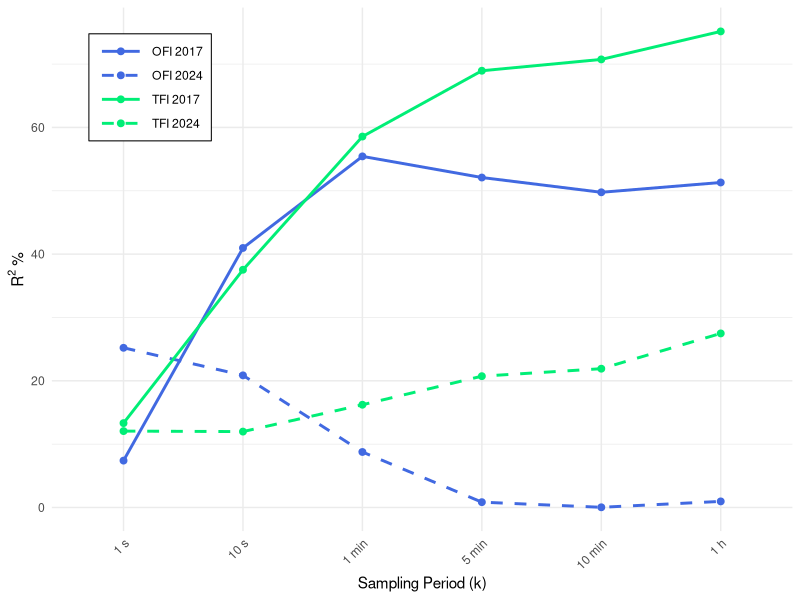
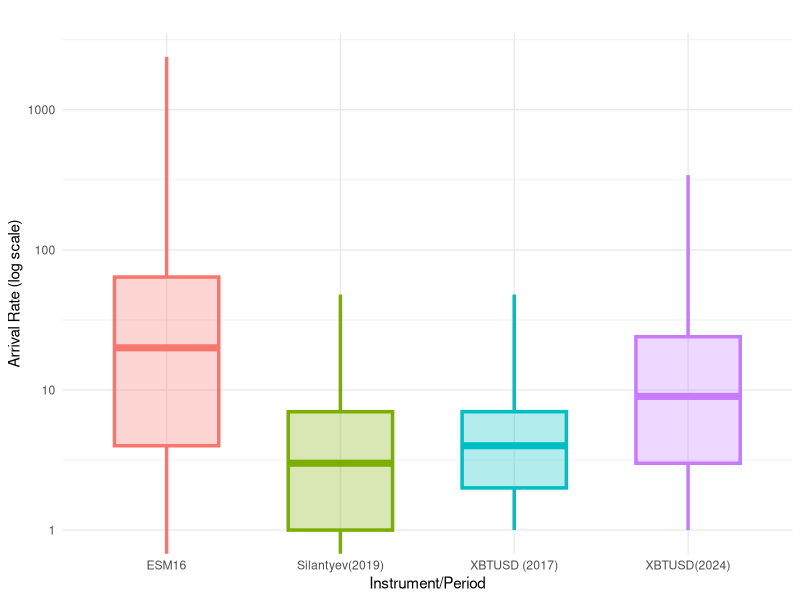

Here is the R script that generated these plots, in order:
## ---- chunk 1
# required libraries
library(ggplot2)
library(dplyr)
library(tidyr)

# data frame
k <- c('1 s', '10 s', '1 min', '5 min', '10 min', '1 h')
ofi_2017 <- c(7.40, 40.97, 55.43, 52.09, 49.76, 51.31)
ofi_2024 <- c(25.21, 20.86, 8.76, 0.84, 0.03, 0.96)
tfi_2017 <- c(13.32, 37.53, 58.56, 68.95, 70.74, 75.16)
tfi_2024 <- c(12.06, 11.98, 16.22, 20.73, 21.91, 27.48)

# Reshape data to long format for better plotting
data_long <- data.frame(
  k = factor(rep(k, 4), levels = k),
  value = c(ofi_2017, ofi_2024, tfi_2017, tfi_2024),
  type = rep(c("OFI", "OFI", "TFI", "TFI"), each = 6),
  year = rep(c("2017", "2024", "2017", "2024"), each = 6),
  group = rep(c("OFI 2017", "OFI 2024", "TFI 2017", "TFI 2024"), each = 6)
)

#  plot
ggplot(data_long, aes(x = k, y = value, group = group, color = group, linetype = group)) +
  geom_line(size = 1) +
  geom_point(size = 2) +
  scale_color_manual(
    name = NULL,
    values = c("OFI 2017" = "royalblue", "OFI 2024" = "royalblue", 
               "TFI 2017" = "springgreen2", "TFI 2024" = "springgreen2")
  ) +
  scale_linetype_manual(
    name = NULL,
    values = c("OFI 2017" = "solid", "OFI 2024" = "dashed", 
               "TFI 2017" = "solid", "TFI 2024" = "dashed")
  ) +
  labs(
    x = "Sampling Period (k)",
    y = expression("R"^2 ~ "%")
  ) +
  theme_minimal() +
  theme(
    legend.position = c(0.05, 0.95),  
    legend.justification = c(0, 1),   
    legend.direction = "vertical",
    legend.box.background = element_rect(color = "black", fill = "white"),
    legend.margin = margin(4, 6, 4, 6),
    legend.key.width = unit(1.2, "cm"),
    axis.text.x = element_text(angle = 45, hjust = 1),
    plot.title = element_text(hjust = 0.5)
  )
## ---- chunk 2
library(ggplot2)

# Data: one row per instrument
df_box <- data.frame(
  Instrument = c("XBTUSD (2017)", "Silantyev(2019)", "ESM16", "XBTUSD(2024)"),
  Min = c(1, 0, 0, 1),
  Q1 = c(2, 1, 4, 3),
  Median = c(4, 3, 20, 9),
  Q3 = c(7, 7, 64, 24),
  Max = c(48, 48, 2387, 342)
)
#: 1st Order Arrival Rates by Instrument
# Colored boxplot with transparent fill and distinct outline
ggplot(df_box, aes(x=Instrument)) +
  geom_boxplot(
    aes(lower=Q1, middle=Median, upper=Q3, ymin=Min, ymax=Max,
        fill=Instrument, color=Instrument),
    stat="identity", width=0.6, alpha=0.3, size=1.2  # alpha=fill transparency, size=border thickness
  ) +
  scale_y_log10() +
  labs(title="",
       y="Arrival Rate (log scale)", x="Instrument/Period") +
  theme_minimal() +
  theme(legend.position="none")
